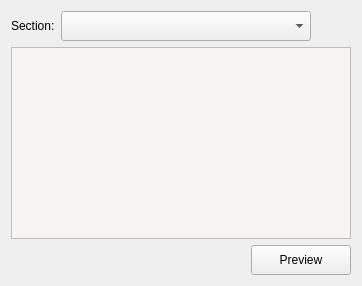
          <widget class="QWidget" name="tab_1">
           <attribute name="title">
            <string>Class list</string>
           </attribute>
           <layout class="QVBoxLayout" name="verticalLayout_7">
            <item>
             <layout class="QHBoxLayout" name="horizontalLayout_9">
              <item>
               <widget class="QLabel" name="label_18">
                <property name="maximumSize">
                 <size>
                  <width>16777215</width>
                  <height>30</height>
                 </size>
                </property>
                <property name="text">
                 <string>Section:</string>
                </property>
               </widget>
              </item>
              <item>
               <widget class="QComboBox" name="comboBox_ReportsSection">
                <property name="minimumSize">
                 <size>
                  <width>250</width>
                  <height>30</height>
                 </size>
                </property>
                <property name="maximumSize">
                 <size>
                  <width>16777215</width>
                  <height>30</height>
                 </size>
                </property>
                <property name="styleSheet">
                 <string notr="true"/>
                </property>
                <property name="class" stdset="0">
                 <string>combobox-main</string>
                </property>
               </widget>
              </item>
              <item>
               <spacer name="horizontalSpacer_4">
                <property name="orientation">
                 <enum>Qt::Horizontal</enum>
                </property>
                <property name="sizeHint" stdset="0">
                 <size>
                  <width>40</width>
                  <height>20</height>
                 </size>
                </property>
               </spacer>
              </item>
             </layout>
            </item>
            <item>
             <widget class="QTableWidget" name="tableWidget">
              <property name="styleSheet">
               <string notr="true">background-color: rgb(246, 245, 244);</string>
              </property>
              <property name="sortingEnabled">
               <bool>true</bool>
              </property>
             </widget>
            </item>
            <item>
             <layout class="QHBoxLayout" name="horizontalLayout_10">
              <item>
               <spacer name="horizontalSpacer_7">
                <property name="orientation">
                 <enum>Qt::Horizontal</enum>
                </property>
                <property name="sizeHint" stdset="0">
                 <size>
                  <width>40</width>
                  <height>20</height>
                 </size>
                </property>
               </spacer>
              </item>
              <item>
               <widget class="QPushButton" name="btnPreview">
                <property name="minimumSize">
                 <size>
                  <width>100</width>
                  <height>30</height>
                 </size>
                </property>
                <property name="maximumSize">
                 <size>
                  <width>16777215</width>
                  <height>30</height>
                 </size>
                </property>
                <property name="cursor">
                 <cursorShape>PointingHandCursor</cursorShape>
                </property>
                <property name="text">
                 <string>Preview</string>
                </property>
                <property name="class" stdset="0">
                 <string>button-normal</string>
                </property>
               </widget>
              </item>
             </layout>
            </item>
           </layout>
          </widget>
